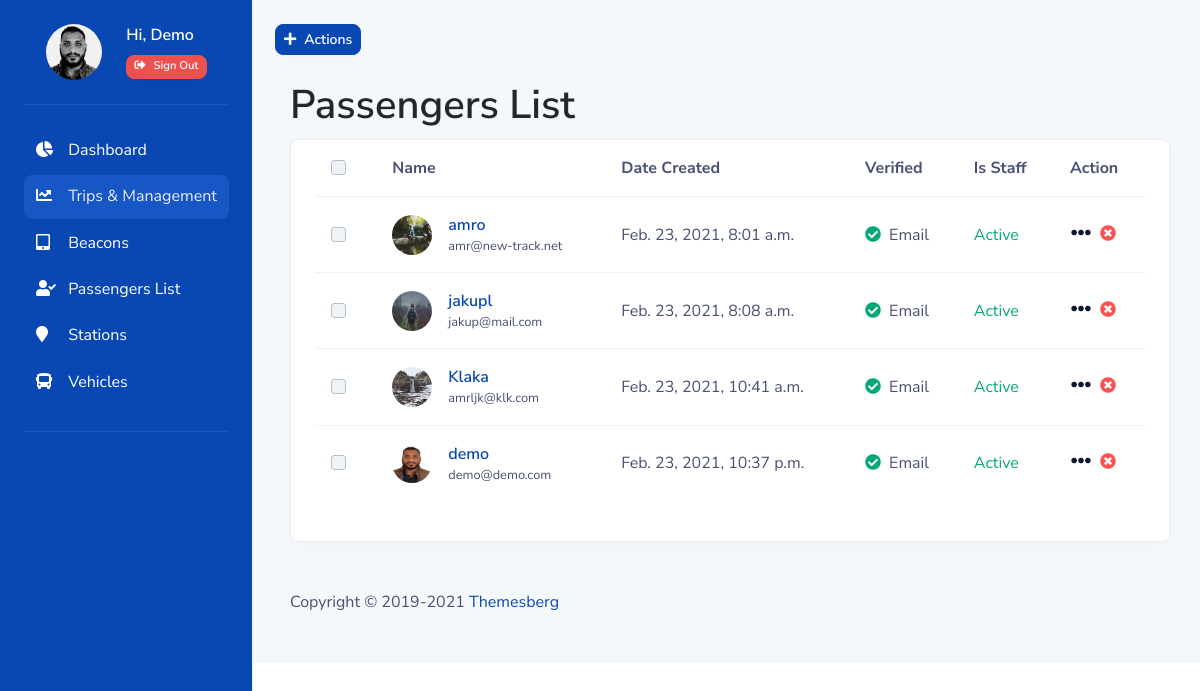
/passengers/, run on the app's committed database.
### accounts/models.py (models this page shows, shortened)
class User(AbstractUser):
    profile_pic = models.ImageField(default = '', upload_to='images/', height_field=None,null = True, width_field=None, max_length=100, help_text = 'make it clean and neat. ;) ')

### accounts/views.py (the view)
# urls.py: path('passengers/',UserListView.as_view(), name='user-list'),
class UserListView(ListView):
    model = get_user_model()
    template_name = "accounts/user_list.html"
    paginate_by = 6  # if pagination is desired
    def get_context_data(self, **Kwargs):
        context = super().get_context_data(**Kwargs)
        context['now'] = timezone.now()
        return context

### accounts/templates/accounts/user_list.html (shortened to what this page needs)
{% extends "base.html" %}
{% load bootstrap4 %}
{% block content %}
<div class="container">
    <h1>Passengers List</h1>
<div class="card card-body border-light shadow-sm table-wrapper table-responsive pt-0">
  <table class="table table-hover">
    <thead>
      <tr>
        <th class="border-0">
          <div class="form-check dashboard-check">
          </div>
        </th>
        <th class="border-0">Name</th>
        <th class="border-0">Date Created</th>
        <th class="border-0">Verified</th>
        <th class="border-0">Is Staff</th>
        <th class="border-0">Action</th>
      </tr>
    </thead>
    <tbody>
    {% for user in object_list %}
      <tr>
        <td>
          <div class="form-check dashboard-check">
          </div>
        </td>
        <td>
		<a href="#" class="d-flex align-items-center"><img src="{{MEDIA_URL}}{{user.profile_pic}}" class="user-avatar rounded-circle mr-3" alt="Avatar">
		  <div class="d-block"><span class="font-weight-bold">{{user.username}}</span>
			  <div class="small text-gray">{{user.email}}</div>
            </div>
          </a>
        </td>
	<td><span class="font-weight-normal">{{user.date_joined}}</span></td>
        <td><span class="font-weight-normal"><span class="fas fa-check-circle text-success mr-2"></span>Email</span>
        </td>
        <td><span class="font-weight-normal text-success">Active</span></td>
        <td>
          <div class="btn-group">
            <button class="btn btn-link text-dark dropdown-toggle dropdown-toggle-split m-0 p-0" data-toggle="dropdown" aria-haspopup="true" aria-expanded="false"><span class="icon icon-sm"><span class="fas fa-ellipsis-h icon-dark"></span> </span><span class="sr-only">Toggle Dropdown</span></button>
          </div><a href="#" class="text-danger ml-2" title="" data-toggle="tooltip" data-original-title="Delete"><span class="fas fa-times-circle"></span></a></td>
      </tr>
    {% endfor %}
    </tbody>
  </table>
 </div>
</div>
{% endblock %}

### data on the page
User: profile_pic (picture), username "amro", email "amr@new-track.net", date_joined "Feb. 23, 2021, 8:01 a.m."
User: profile_pic (picture), username "jakupl", email "jakup@mail.com", date_joined "Feb. 23, 2021, 8:08 a.m."
User: profile_pic (picture), username "Klaka", email "amrljk@klk.com", date_joined "Feb. 23, 2021, 10:41 a.m."
User: profile_pic (picture), username "demo", email "demo@demo.com", date_joined "Feb. 23, 2021, 10:37 p.m."
